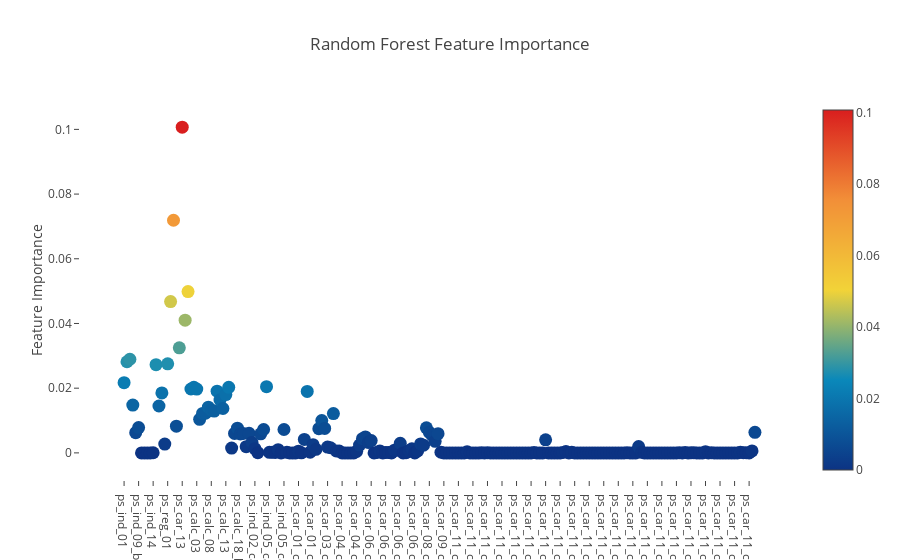

The code cell stored with this chart in its notebook:
### Code cell
trace = go.Scatter(
    y = RF_model_cat.feature_importances_,
    x = features,
    mode='markers',
    marker=dict(
        sizemode = 'diameter',
        sizeref = 1,
        size = 13,
        #size= rf.feature_importances_,
        #color = np.random.randn(500), #set color equal to a variable
        color = RF_model_cat.feature_importances_,
        colorscale='Portland',
        showscale=True
    ),
    text = features
)
data = [trace]

layout= go.Layout(
    autosize= True,
    title= 'Random Forest Feature Importance',
    hovermode= 'closest',
     xaxis= dict(
         ticklen= 5,
         showgrid=False,
        zeroline=False,
        showline=False
     ),
    yaxis=dict(
        title= 'Feature Importance',
        showgrid=False,
        zeroline=False,
        ticklen= 5,
        gridwidth= 2
    ),
    showlegend= False
)
fig = go.Figure(data=data, layout=layout)
py.iplot(fig,filename='scatter2010')

### Figure 1 — Plotly figure (JSON) as saved in the notebook; plotly's stock layout.template omitted (floating-point values rounded to 4 significant figures; data arrays with more than 128 entries replaced by an {"elided": "..."} marker saying what was removed)
{"data": [{"marker": {"color": {"elided": "218 float values"}, "colorscale": "Portland", "showscale": true, "size": 13, "sizemode": "diameter", "sizeref": 1}, "mode": "markers", "text": {"elided": "218 str values"}, "type": "scatter", "x": {"elided": "218 str values"}, "y": {"elided": "218 float values"}}], "layout": {"autosize": true, "hovermode": "closest", "showlegend": false, "title": "Random Forest Feature Importance", "xaxis": {"showgrid": false, "showline": false, "ticklen": 5, "zeroline": false}, "yaxis": {"gridwidth": 2, "showgrid": false, "ticklen": 5, "title": "Feature Importance", "zeroline": false}}}
